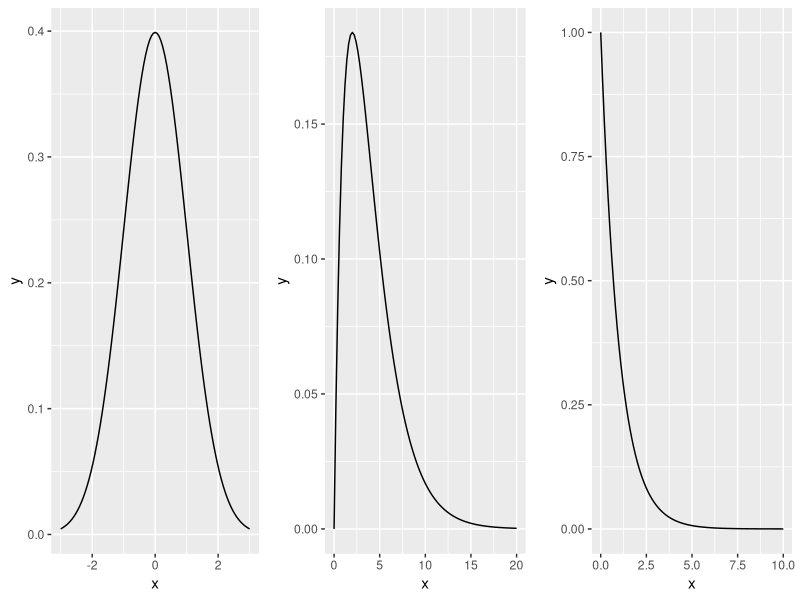
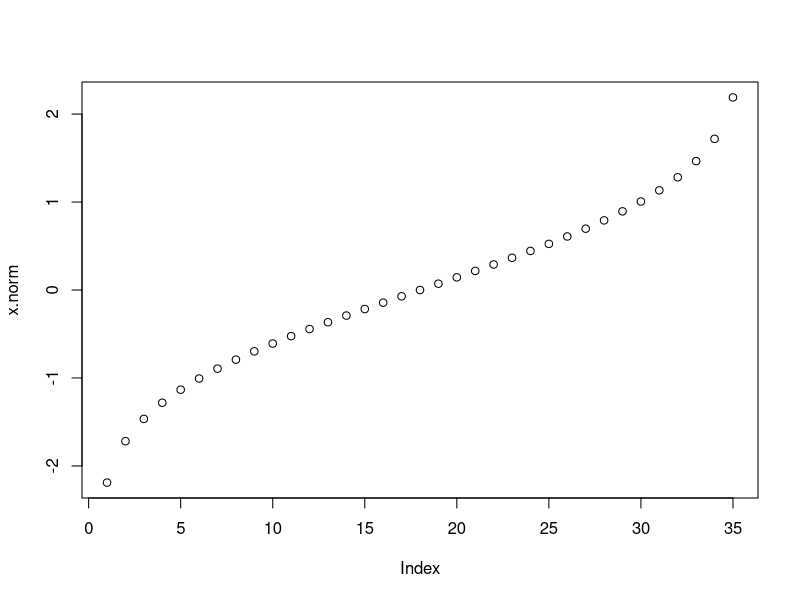
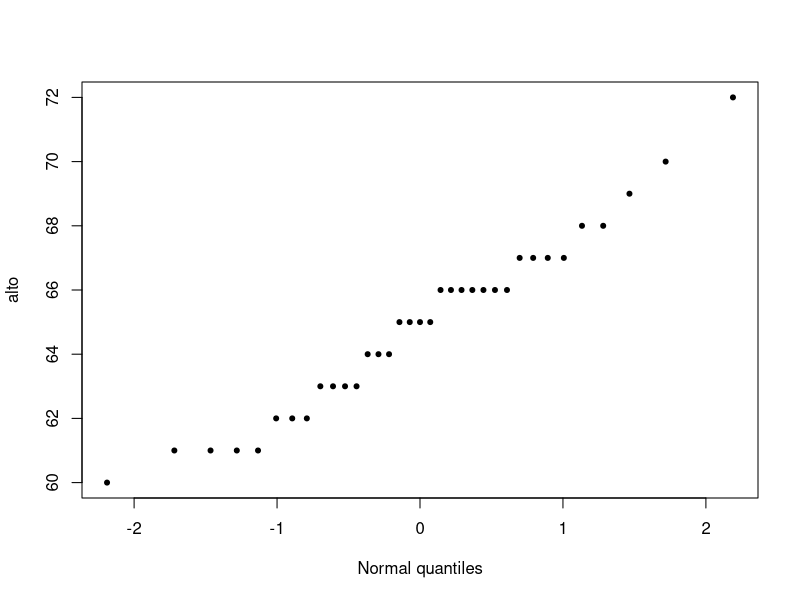
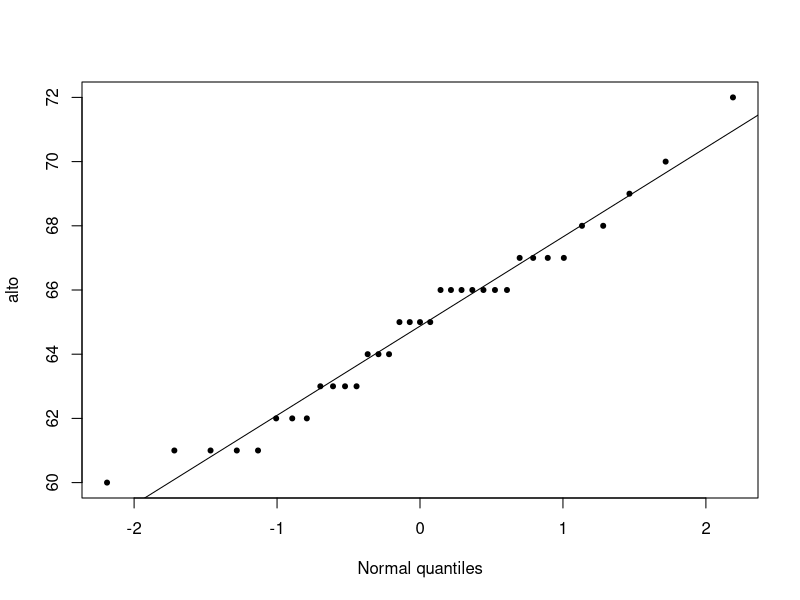
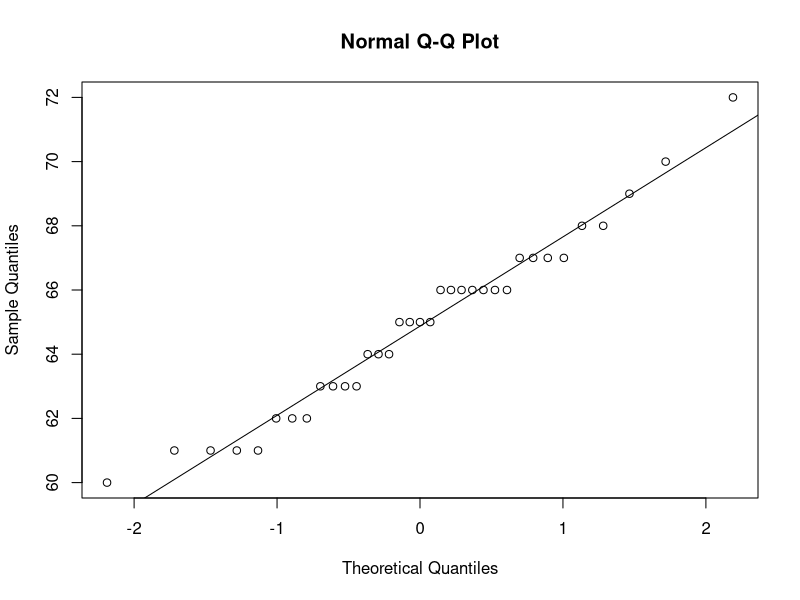
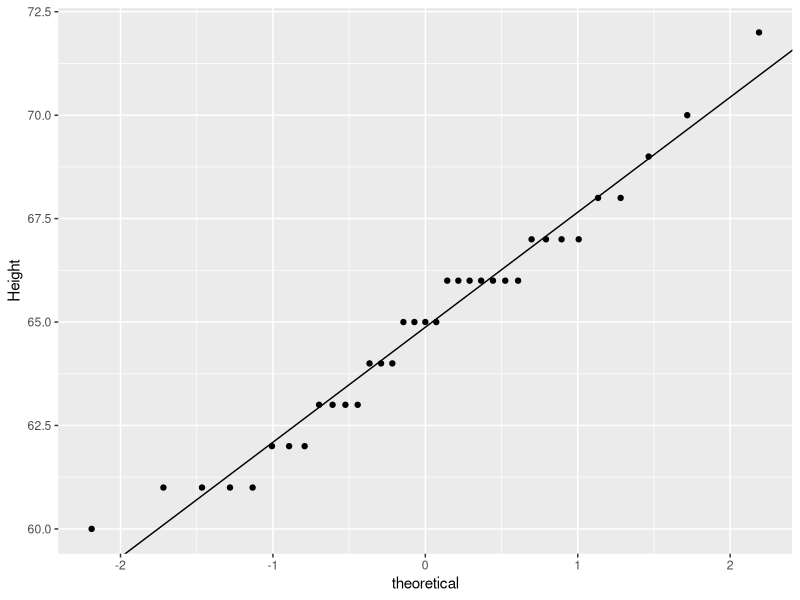
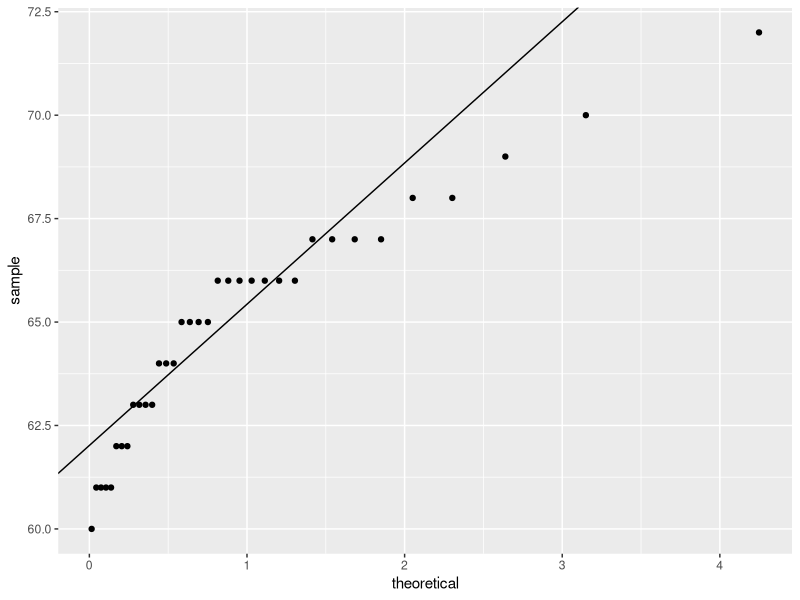
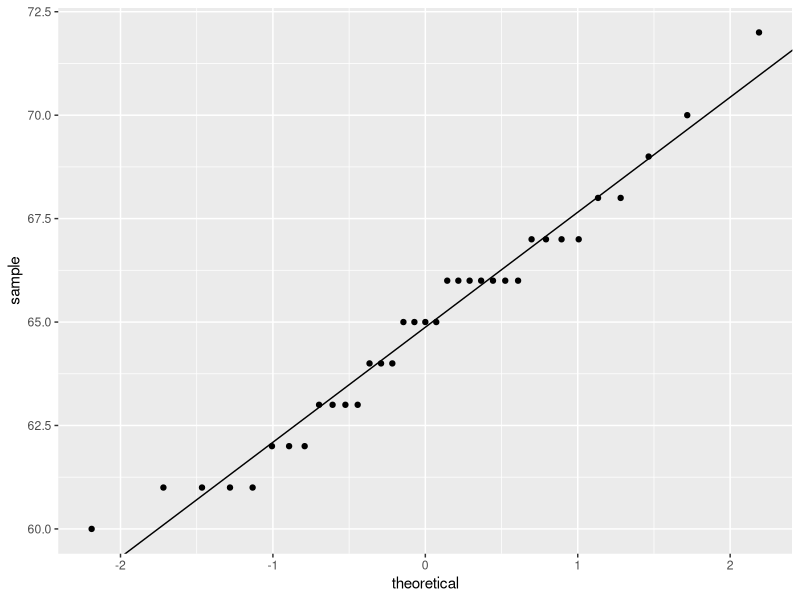

Write R code to recreate these figures, in order.
## ---- chunk 1
library(ggplot2)
library(gridExtra)

p1 <- ggplot(data = data.frame(x = c(-3, 3)), aes(x)) +
  stat_function(fun = dnorm, n = 101, args = list(mean = 0, sd = 1))

# https://stackoverflow.com/a/48909003/5270873
p2 <- ggplot(data = data.frame(x = c(0, 20)), aes(x = x)) +
     stat_function(fun = dchisq, args = list(df = 4))

p3 <- ggplot(data = data.frame(x = seq(0, 10, by=0.1)), aes(x)) + 
    stat_function(fun = dexp)


grid.arrange(p1, p2, p3, nrow=1)
## ---- chunk 2
library(dplyr)

df   <- lattice::singer
alto <- df %>%  
    filter(voice.part == "Alto 1") %>% 
    arrange(height) %>% 
    pull(height) %>% 
    print
## ---- chunk 3
i <- 1:length(alto)
fi <- (i - 0.5) / length(alto)
fi
x.norm <- qnorm(fi)
x.norm
## ---- chunk 4
plot(x.norm)
## ---- chunk 5
plot( alto ~ x.norm, type="p", xlab="Normal quantiles", pch=20)
## ---- chunk 6
# Find 1st and 3rd quartile for the Alto 1 data
y <- quantile(alto, c(0.25, 0.75), type=5)
y
## ---- chunk 7
# Find the 1st and 3rd quartile of the normal distribution
x <- qnorm( c(0.25, 0.75))
x
## ---- chunk 8
# Now we can compute the intercept and slope of the line that passes
# through these points
slope <- diff(y) / diff(x)
int   <- y[1] - slope * x[1]
## ---- chunk 9
plot( alto ~ x.norm, type="p", xlab="Normal quantiles", pch=20)
abline(a=int, b=slope )
## ---- chunk 10
qqnorm(alto)           # plot the points
qqline(alto, qtype=5)  # plot the line
## ---- chunk 11
# normal distribution
library(ggplot2)

# Find the slope and intercept of the line that passes through the 1st and 3rd
# quartile of the normal q-q plot

y     <- quantile(alto, c(0.25, 0.75), type=5) # Find the 1st and 3rd quartiles
x     <- qnorm( c(0.25, 0.75))                 # Find the matching normal values on the x-axis
slope <- diff(y) / diff(x)                     # Compute the line slope
int   <- y[1] - slope * x[1]                   # Compute the line intercept

# Generate normal q-q plot
ggplot() + aes(sample=alto) + 
    stat_qq(distribution=qnorm) + 
    geom_abline(intercept=int, slope=slope) + 
    ylab("Height") 
## ---- chunk 12

qq_any <- function(var, f) {
    # Find the slope and intercept of the line that passes through the 1st and 3rd
    # quartile of the normal q-q plot
    
    y     <- quantile(var, c(0.25, 0.75), type=5) # Find the 1st and 3rd quartiles
    x     <- f( c(0.25, 0.75))                 # Find the matching normal values x-axis
    slope <- diff(y) / diff(x)                     # Compute the line slope
    int   <- y[1] - slope * x[1]                   # Compute the line intercept
    ggplot() + aes(sample = var) + 
    stat_qq(distribution = f) + 
    geom_abline(intercept=int, slope=slope)
}

# two function only, for the moment
qq_any(alto, qexp)
qq_any(alto, qnorm)
## ---- chunk 13
library(dplyr)

intsl <- df %>% 
    group_by(voice.part) %>% 
       summarize(q25    = quantile(height,0.25, type=5),
                 q75    = quantile(height,0.75, type=5),
                 norm25 = qnorm( 0.25),
                 norm75 = qnorm( 0.75),
                 slope  = (q25 - q75) / (norm25 - norm75),
                 int    = q25 - slope * norm25) %>%
       select(voice.part, slope, int) %>% 
    print
## ---- chunk 14
ggplot(df, aes(sample = height)) + 
    stat_qq(distribution = qnorm) + 
    geom_abline(data=intsl, aes(intercept=int, slope=slope), col="blue") +
    facet_wrap(~voice.part, nrow=1) + 
    ylab("Height") 
